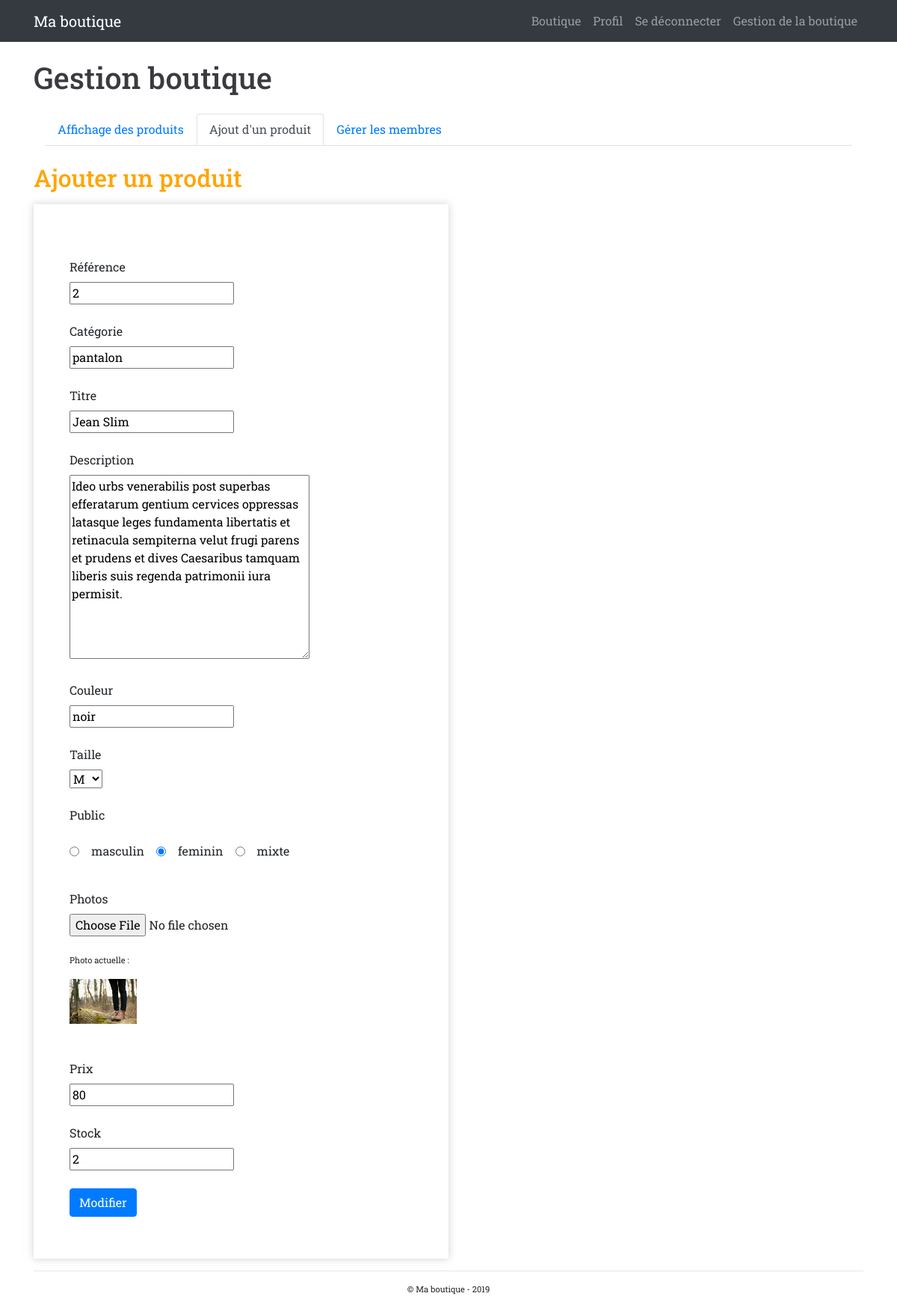
Screenshot of /admin/formulaire_produit.php?id_produit=17 (signed in) with the database file from the repository.
### tables this page shows
CREATE TABLE `produit` (
  `id_produit` int(3) NOT NULL,
  `reference` varchar(20) NOT NULL,
  `categorie` varchar(20) NOT NULL,
  `titre` varchar(100) NOT NULL,
  `description` text NOT NULL,
  `couleur` varchar(20) NOT NULL,
  `taille` varchar(5) NOT NULL,
  `public` enum('m','f','mixte') NOT NULL,
  `photo` varchar(250) NOT NULL,
  `prix` int(3) NOT NULL,
  `stock` int(3) NOT NULL
);

### inc/functions.php (called while the page is built, shortened)
<?php
    function executeRequete($requete, $param = array()) {
        if(!empty($param)) {
            foreach ($param as $indice => $valeur) {
                $param[$indice] = htmlspecialchars($valeur);
            }
        }
        global $pdo;
        $resultat = $pdo->prepare($requete);
        $succes = $resultat->execute($param);
        if ($succes) {
            return $resultat;
        } else {
            return false;
        }
    }
?>

### admin/formulaire_produit.php (the view, shortened to what this page needs)
<?php
        if (isset($_GET['id_produit'])) {
            $resultat = executeRequete("SELECT * FROM produit WHERE id_produit = :id_produit", array(':id_produit' => $_GET['id_produit']));
            $produit_actuel = $resultat->fetch(PDO::FETCH_ASSOC);
        }
require_once '../inc/header.php';
?>
<h1 class="mt-4">Gestion boutique</h1>
<div class="container mt-4">
    <div class="row">
        <div class="col">
        <ul class="nav nav-tabs">
            <li><a class="nav-link" href="gestion_boutique.php">Affichage des produits</a></li>
            <li><a class="nav-link active" href="formulaire_produit.php">Ajout d'un produit</a></li>
            <li><a class="nav-link" href="gestion_membre.php">Gérer les membres</a></li>
        </ul>
        </div>
    </div>
</div>
<h2 class="mt-4">Ajouter un produit</h2>
<form action="" method="post" enctype="multipart/form-data" class="order-1 col-md-6 col-sm-12 mt-3 p-5">
    <label class="mt-4 mb-2" for="reference">Référence</label><br>
    <input type="text" name="reference" id="reference" value="<?php echo $produit_actuel['reference'] ?? ''; ?>"><br>
    <label class="mt-4 mb-2" for="categorie">Catégorie</label><br>
    <input type="text" name="categorie" id=categorie" value="<?php echo $produit_actuel['categorie'] ?? ''; ?>"><br>
    <label class="mt-4 mb-2" for="titre">Titre</label><br>
    <input type="text" name="titre" id=titre" value="<?php echo $produit_actuel['titre'] ?? ''; ?>"><br>
    <label class="mt-4 mb-2" for="description">Description</label><br>
    <textarea name="description" id="description" cols="30" rows="10"><?php echo $produit_actuel['description'] ?? ''; ?></textarea><br>
    <label class="mt-4 mb-2" for="couleur">Couleur</label><br>
    <input type="text" name="couleur" id="couleur" value="<?php echo $produit_actuel['couleur'] ?? ''; ?>"><br>
    <label class="mt-4 mb-2">Taille</label><br>
    <select name="taille">
        <option <?php if(isset($produit_actuel['taille']) && $produit_actuel['taille'] == 'M') echo 'selected';?>>M</option>
    </select><br>
    <label class="mt-4 mb-2">Public</label><br>
    <div class="btn-radio">
        <input class="radio" type="radio" name="public" id="m" value="m" checked><label class="radio" for="m">masculin</label><br>
        <input class="radio" type="radio" name="public" id="f" value="f" <?php if(isset($produit_actuel['public']) && $produit_actuel['public'] == 'f') echo 'checked';?>><label class="radio" for="m">feminin</label><br>
        <input class="radio" type="radio" name="public" id="mixte" value="mixte" <?php if(isset($produit_actuel['public']) && $produit_actuel['public'] == 'mixte') echo 'checked';?>><label class="radio" for="mixte">mixte</label><br>
    </div>
    <label class="mt-4 mb-2" for="photo">Photos</label><br>
    <input type="file" name="photo" id="photo"><br>
    <?php
    if (isset($produit_actuel)) {
        echo '<p class="mt-4">Photo actuelle : </p>';
        echo '<img src="../' . $produit_actuel['photo'] . '" style="width:90px;"></img><br>';
    }
    ?>
    <label class="mt-4 mb-2" for="prix">Prix</label><br>
    <input type="text" name="prix" id="prix" value="<?php echo $produit_actuel['prix'] ?? ''; ?>"><br>
    <label class="mt-4 mb-2" for="stock">Stock</label><br>
    <input type="text" name="stock" id="stock" value="<?php echo $produit_actuel['stock'] ?? ''; ?>"><br>
    <div class="form-group row mt-4 mb-2" id="ajouter">
        <div class="col">
            <button type="submit" class="btn btn-primary"><?php if(isset($produit_actuel)) {
                        echo 'Modifier';
                    } else {
                        echo 'Ajouter';
                    } ?>
            </button>
        </div>
    </div>
</form>
<?php require_once '../inc/footer.php';
?>

### inc/header.php (style rules this page uses)
body { font-family: 'Roboto Slab', serif; }
h1 { color: #3A3B3F; }
h2 { color: orange; }
form, .profil { -webkit-box-shadow: 0px 0px 10px 0px rgba(179,179,179,0.6); -moz-box-shadow: 0px 0px 10px 0px rgba(179,179,179,0.6); box-shadow: 0px 0px 10px 0px rgba(179,179,179,0.6); }
::placeholder { text-align: center; }
.btn-radio { display: flex; justify-content: flex-start; align-items: center; }
.radio { padding: 1rem; }
label { margin-bottom: 0rem; }
p { font-size : 0.7rem; }

### rows the page displays
produit: reference "2", categorie "pantalon", titre "Jean Slim", description "Ideo urbs venerabilis post superbas efferatarum gentium cervices oppressas latasque leges fundamenta libertatis et retinacula sempiterna velut frugi parens et prudens et dives Caesaribus tamquam liberis suis regenda patrimonii iura permisit.", couleur "noir", taille "M", public "☑", public "☐ mixte", photo (picture), prix "80", stock "2"
